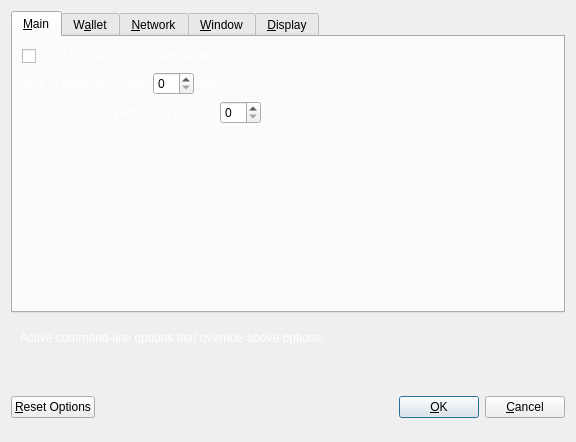
<?xml version="1.0" encoding="UTF-8"?>
<ui version="4.0">
 <class>OptionsDialog</class>
 <widget class="QDialog" name="OptionsDialog">
  <property name="geometry">
   <rect>
    <x>0</x>
    <y>0</y>
    <width>576</width>
    <height>442</height>
   </rect>
  </property>
  <property name="windowTitle">
   <string>Options</string>
  </property>
  <property name="modal">
   <bool>true</bool>
  </property>
  <layout class="QVBoxLayout" name="verticalLayout">
   <item>
    <widget class="QTabWidget" name="tabWidget">
     <property name="currentIndex">
      <number>0</number>
     </property>
     <widget class="QWidget" name="tabMain">
      <attribute name="title">
       <string>&amp;Main</string>
      </attribute>
      <layout class="QVBoxLayout" name="verticalLayout_Main">
       <item>
        <widget class="QCheckBox" name="bitcoinAtStartup">
         <property name="toolTip">
          <string>Automatically start Insurance after logging in to the system.</string>
         </property>
         <property name="styleSheet">
          <string notr="true">color:#fff;</string>
         </property>
         <property name="text">
          <string>&amp;Start Insurance on system login</string>
         </property>
        </widget>
       </item>
       <item>
        <layout class="QHBoxLayout" name="horizontalLayout_2_Main">
         <item>
          <widget class="QLabel" name="databaseCacheLabel">
           <property name="styleSheet">
            <string notr="true">color:#fff;</string>
           </property>
           <property name="text">
            <string>Size of &amp;database cache</string>
           </property>
           <property name="textFormat">
            <enum>Qt::PlainText</enum>
           </property>
           <property name="buddy">
            <cstring>databaseCache</cstring>
           </property>
          </widget>
         </item>
         <item>
          <widget class="QSpinBox" name="databaseCache"/>
         </item>
         <item>
          <widget class="QLabel" name="databaseCacheUnitLabel">
           <property name="styleSheet">
            <string notr="true">color:#fff;</string>
           </property>
           <property name="text">
            <string>MB</string>
           </property>
           <property name="textFormat">
            <enum>Qt::PlainText</enum>
           </property>
          </widget>
         </item>
         <item>
          <spacer name="horizontalSpacer_2_Main">
           <property name="orientation">
            <enum>Qt::Horizontal</enum>
           </property>
           <property name="sizeHint" stdset="0">
            <size>
             <width>40</width>
             <height>20</height>
            </size>
           </property>
          </spacer>
         </item>
        </layout>
       </item>
       <item>
        <layout class="QHBoxLayout" name="horizontalLayout_3_Main">
         <item>
          <widget class="QLabel" name="threadsScriptVerifLabel">
           <property name="styleSheet">
            <string notr="true">color:#fff;</string>
           </property>
           <property name="text">
            <string>Number of script &amp;verification threads</string>
           </property>
           <property name="textFormat">
            <enum>Qt::PlainText</enum>
           </property>
           <property name="buddy">
            <cstring>threadsScriptVerif</cstring>
           </property>
          </widget>
         </item>
         <item>
          <widget class="QSpinBox" name="threadsScriptVerif">
           <property name="toolTip">
            <string>(0 = auto, &lt;0 = leave that many cores free)</string>
           </property>
          </widget>
         </item>
         <item>
          <spacer name="horizontalSpacer_3_Main">
           <property name="orientation">
            <enum>Qt::Horizontal</enum>
           </property>
           <property name="sizeHint" stdset="0">
            <size>
             <width>40</width>
             <height>20</height>
            </size>
           </property>
          </spacer>
         </item>
        </layout>
       </item>
       <item>
        <spacer name="verticalSpacer_2">
         <property name="orientation">
          <enum>Qt::Vertical</enum>
         </property>
         <property name="sizeHint" stdset="0">
          <size>
           <width>20</width>
           <height>40</height>
          </size>
         </property>
        </spacer>
       </item>
      </layout>
     </widget>
     <widget class="QWidget" name="tabWallet">
      <attribute name="title">
       <string>W&amp;allet</string>
      </attribute>
      <layout class="QVBoxLayout" name="verticalLayout_Wallet">
       <item>
        <layout class="QHBoxLayout" name="horizontalLayout_2_Wallet">
         <item>
          <widget class="QLabel" name="labelStakeSplitThresholdText">
           <property name="styleSheet">
            <string notr="true">color:#fff;</string>
           </property>
           <property name="text">
            <string>Stake split threshold:</string>
           </property>
          </widget>
         </item>
         <item>
          <widget class="QSpinBox" name="spinBoxStakeSplitThreshold">
           <property name="minimum">
            <number>1</number>
           </property>
           <property name="maximum">
            <number>999999</number>
           </property>
          </widget>
         </item>
        </layout>
       </item>
       <item>
        <widget class="QGroupBox" name="groupBox">
         <property name="styleSheet">
          <string notr="true">color:#fff;</string>
         </property>
         <property name="title">
          <string>Expert</string>
         </property>
         <layout class="QVBoxLayout" name="verticalLayout_2">
          <item>
           <widget class="QCheckBox" name="coinControlFeatures">
            <property name="toolTip">
             <string>Whether to show coin control features or not.</string>
            </property>
            <property name="styleSheet">
             <string notr="true">color:#fff;</string>
            </property>
            <property name="text">
             <string>Enable coin &amp;control features</string>
            </property>
           </widget>
          </item>
          <item>
           <widget class="QCheckBox" name="showMasternodesTab">
            <property name="toolTip">
             <string>Show additional tab listing all your masternodes in first sub-tab&lt;br/&gt;and all masternodes on the network in second sub-tab.</string>
            </property>
            <property name="styleSheet">
             <string notr="true">color:#fff;</string>
            </property>
            <property name="text">
             <string>Show Masternodes Tab</string>
            </property>
           </widget>
          </item>
          <item>
           <widget class="QCheckBox" name="spendZeroConfChange">
            <property name="toolTip">
             <string>If you disable the spending of unconfirmed change, the change from a transaction&lt;br/&gt;cannot be used until that transaction has at least one confirmation.&lt;br/&gt;This also affects how your balance is computed.</string>
            </property>
            <property name="styleSheet">
             <string notr="true">color:#fff;</string>
            </property>
            <property name="text">
             <string>&amp;Spend unconfirmed change</string>
            </property>
           </widget>
          </item>
         </layout>
        </widget>
       </item>
       <item>
        <spacer name="verticalSpacer_Wallet">
         <property name="orientation">
          <enum>Qt::Vertical</enum>
         </property>
         <property name="sizeHint" stdset="0">
          <size>
           <width>20</width>
           <height>40</height>
          </size>
         </property>
        </spacer>
       </item>
      </layout>
     </widget>
     <widget class="QWidget" name="tabNetwork">
      <attribute name="title">
       <string>&amp;Network</string>
      </attribute>
      <layout class="QVBoxLayout" name="verticalLayout_Network">
       <item>
        <widget class="QCheckBox" name="mapPortUpnp">
         <property name="toolTip">
          <string>Automatically open the Insurance client port on the router. This only works when your router supports UPnP and it is enabled.</string>
         </property>
         <property name="styleSheet">
          <string notr="true">color:#fff;</string>
         </property>
         <property name="text">
          <string>Map port using &amp;UPnP</string>
         </property>
        </widget>
       </item>
       <item>
        <widget class="QCheckBox" name="allowIncoming">
         <property name="toolTip">
          <string>Accept connections from outside</string>
         </property>
         <property name="styleSheet">
          <string notr="true">color:#fff;</string>
         </property>
         <property name="text">
          <string>Allow incoming connections</string>
         </property>
        </widget>
       </item>
       <item>
        <widget class="QCheckBox" name="connectSocks">
         <property name="toolTip">
          <string>Connect to the Insurance network through a SOCKS5 proxy.</string>
         </property>
         <property name="styleSheet">
          <string notr="true">color:#fff;</string>
         </property>
         <property name="text">
          <string>&amp;Connect through SOCKS5 proxy (default proxy):</string>
         </property>
        </widget>
       </item>
       <item>
        <layout class="QHBoxLayout" name="horizontalLayout_1_Network">
         <item>
          <widget class="QLabel" name="proxyIpLabel">
           <property name="styleSheet">
            <string notr="true">color:#fff;</string>
           </property>
           <property name="text">
            <string>Proxy &amp;IP:</string>
           </property>
           <property name="textFormat">
            <enum>Qt::PlainText</enum>
           </property>
           <property name="buddy">
            <cstring>proxyIp</cstring>
           </property>
          </widget>
         </item>
         <item>
          <widget class="QValidatedLineEdit" name="proxyIp">
           <property name="minimumSize">
            <size>
             <width>140</width>
             <height>0</height>
            </size>
           </property>
           <property name="maximumSize">
            <size>
             <width>140</width>
             <height>16777215</height>
            </size>
           </property>
           <property name="toolTip">
            <string>IP address of the proxy (e.g. IPv4: 127.0.0.1 / IPv6: ::1)</string>
           </property>
          </widget>
         </item>
         <item>
          <widget class="QLabel" name="proxyPortLabel">
           <property name="styleSheet">
            <string notr="true">color:#fff;</string>
           </property>
           <property name="text">
            <string>&amp;Port:</string>
           </property>
           <property name="textFormat">
            <enum>Qt::PlainText</enum>
           </property>
           <property name="buddy">
            <cstring>proxyPort</cstring>
           </property>
          </widget>
         </item>
         <item>
          <widget class="QLineEdit" name="proxyPort">
           <property name="minimumSize">
            <size>
             <width>55</width>
             <height>0</height>
            </size>
           </property>
           <property name="maximumSize">
            <size>
             <width>55</width>
             <height>16777215</height>
            </size>
           </property>
           <property name="toolTip">
            <string>Port of the proxy (e.g. 9050)</string>
           </property>
          </widget>
         </item>
         <item>
          <spacer name="horizontalSpacer_1_Network">
           <property name="orientation">
            <enum>Qt::Horizontal</enum>
           </property>
           <property name="sizeHint" stdset="0">
            <size>
             <width>40</width>
             <height>20</height>
            </size>
           </property>
          </spacer>
         </item>
        </layout>
       </item>
       <item>
        <spacer name="verticalSpacer_Network">
         <property name="orientation">
          <enum>Qt::Vertical</enum>
         </property>
         <property name="sizeHint" stdset="0">
          <size>
           <width>20</width>
           <height>40</height>
          </size>
         </property>
        </spacer>
       </item>
      </layout>
     </widget>
     <widget class="QWidget" name="tabWindow">
      <attribute name="title">
       <string>&amp;Window</string>
      </attribute>
      <layout class="QVBoxLayout" name="verticalLayout_Window">
       <item>
        <widget class="QCheckBox" name="minimizeToTray">
         <property name="toolTip">
          <string>Show only a tray icon after minimizing the window.</string>
         </property>
         <property name="styleSheet">
          <string notr="true">color:#fff;</string>
         </property>
         <property name="text">
          <string>&amp;Minimize to the tray instead of the taskbar</string>
         </property>
        </widget>
       </item>
       <item>
        <widget class="QCheckBox" name="minimizeOnClose">
         <property name="toolTip">
          <string>Minimize instead of exit the application when the window is closed. When this option is enabled, the application will be closed only after selecting Quit in the menu.</string>
         </property>
         <property name="styleSheet">
          <string notr="true">color:#fff;</string>
         </property>
         <property name="text">
          <string>M&amp;inimize on close</string>
         </property>
        </widget>
       </item>
       <item>
        <spacer name="verticalSpacer_Window">
         <property name="orientation">
          <enum>Qt::Vertical</enum>
         </property>
         <property name="sizeHint" stdset="0">
          <size>
           <width>20</width>
           <height>40</height>
          </size>
         </property>
        </spacer>
       </item>
      </layout>
     </widget>
     <widget class="QWidget" name="tabDisplay">
      <attribute name="title">
       <string>&amp;Display</string>
      </attribute>
      <layout class="QVBoxLayout" name="verticalLayout_Display">
       <item>
        <layout class="QHBoxLayout" name="horizontalLayout_1_Display">
         <item>
          <widget class="QLabel" name="langLabel">
           <property name="styleSheet">
            <string notr="true">color:#fff;</string>
           </property>
           <property name="text">
            <string>User Interface &amp;language:</string>
           </property>
           <property name="textFormat">
            <enum>Qt::PlainText</enum>
           </property>
           <property name="buddy">
            <cstring>lang</cstring>
           </property>
          </widget>
         </item>
         <item>
          <widget class="QValueComboBox" name="lang">
           <property name="toolTip">
            <string>The user interface language can be set here. This setting will take effect after restarting Insurance.</string>
           </property>
          </widget>
         </item>
        </layout>
       </item>
       <item>
        <widget class="Line" name="line">
         <property name="orientation">
          <enum>Qt::Horizontal</enum>
         </property>
        </widget>
       </item>
       <item>
        <layout class="QHBoxLayout" name="horizontalLayout_2_Display">
         <item>
          <widget class="QLabel" name="unitLabel">
           <property name="styleSheet">
            <string notr="true">color:#fff;</string>
           </property>
           <property name="text">
            <string>&amp;Unit to show amounts in:</string>
           </property>
           <property name="textFormat">
            <enum>Qt::PlainText</enum>
           </property>
           <property name="buddy">
            <cstring>unit</cstring>
           </property>
          </widget>
         </item>
         <item>
          <widget class="QValueComboBox" name="unit">
           <property name="toolTip">
            <string>Choose the default subdivision unit to show in the interface and when sending coins.</string>
           </property>
          </widget>
         </item>
        </layout>
       </item>
       <item>
        <layout class="QHBoxLayout" name="horizontalLayout_5_Display">
         <item>
          <widget class="QLabel" name="digitsLabel">
           <property name="styleSheet">
            <string notr="true">color:#fff;</string>
           </property>
           <property name="text">
            <string>Decimal digits</string>
           </property>
          </widget>
         </item>
         <item>
          <widget class="QValueComboBox" name="digits"/>
         </item>
        </layout>
       </item>
       <item>
        <layout class="QHBoxLayout" name="horizontalLayout_3_Display">
         <item>
          <widget class="QLabel" name="thirdPartyTxUrlsLabel">
           <property name="toolTip">
            <string>Third party URLs (e.g. a block explorer) that appear in the transactions tab as context menu items. %s in the URL is replaced by transaction hash. Multiple URLs are separated by vertical bar |.</string>
           </property>
           <property name="styleSheet">
            <string notr="true">color:#fff;</string>
           </property>
           <property name="text">
            <string>Third party transaction URLs</string>
           </property>
           <property name="buddy">
            <cstring>thirdPartyTxUrls</cstring>
           </property>
          </widget>
         </item>
         <item>
          <widget class="QLineEdit" name="thirdPartyTxUrls">
           <property name="toolTip">
            <string>Third party URLs (e.g. a block explorer) that appear in the transactions tab as context menu items. %s in the URL is replaced by transaction hash. Multiple URLs are separated by vertical bar |.</string>
           </property>
          </widget>
         </item>
        </layout>
       </item>
       <item>
        <spacer name="verticalSpacer">
         <property name="orientation">
          <enum>Qt::Vertical</enum>
         </property>
         <property name="sizeHint" stdset="0">
          <size>
           <width>20</width>
           <height>40</height>
          </size>
         </property>
        </spacer>
       </item>
      </layout>
     </widget>
    </widget>
   </item>
   <item>
    <widget class="QFrame" name="frame">
     <layout class="QVBoxLayout" name="verticalLayout_Bottom">
      <item>
       <layout class="QHBoxLayout" name="horizontalLayout_Bottom">
        <item>
         <widget class="QLabel" name="overriddenByCommandLineInfoLabel">
          <property name="styleSheet">
           <string notr="true">color:#fff;</string>
          </property>
          <property name="text">
           <string>Active command-line options that override above options:</string>
          </property>
          <property name="textFormat">
           <enum>Qt::PlainText</enum>
          </property>
         </widget>
        </item>
        <item>
         <spacer name="horizontalSpacer_Bottom">
          <property name="orientation">
           <enum>Qt::Horizontal</enum>
          </property>
          <property name="sizeHint" stdset="0">
           <size>
            <width>40</width>
            <height>20</height>
           </size>
          </property>
         </spacer>
        </item>
       </layout>
      </item>
      <item>
       <widget class="QLabel" name="overriddenByCommandLineLabel">
        <property name="text">
         <string/>
        </property>
        <property name="textFormat">
         <enum>Qt::PlainText</enum>
        </property>
        <property name="wordWrap">
         <bool>true</bool>
        </property>
       </widget>
      </item>
     </layout>
    </widget>
   </item>
   <item>
    <layout class="QHBoxLayout" name="horizontalLayout_Buttons">
     <item>
      <widget class="QPushButton" name="resetButton">
       <property name="toolTip">
        <string>Reset all client options to default.</string>
       </property>
       <property name="text">
        <string>&amp;Reset Options</string>
       </property>
       <property name="autoDefault">
        <bool>false</bool>
       </property>
      </widget>
     </item>
     <item>
      <spacer name="horizontalSpacer_1">
       <property name="orientation">
        <enum>Qt::Horizontal</enum>
       </property>
       <property name="sizeHint" stdset="0">
        <size>
         <width>40</width>
         <height>48</height>
        </size>
       </property>
      </spacer>
     </item>
     <item>
      <widget class="QLabel" name="statusLabel">
       <property name="minimumSize">
        <size>
         <width>200</width>
         <height>0</height>
        </size>
       </property>
       <property name="font">
        <font>
         <weight>75</weight>
         <bold>true</bold>
        </font>
       </property>
       <property name="text">
        <string/>
       </property>
       <property name="textFormat">
        <enum>Qt::PlainText</enum>
       </property>
       <property name="wordWrap">
        <bool>true</bool>
       </property>
      </widget>
     </item>
     <item>
      <spacer name="horizontalSpacer_2">
       <property name="orientation">
        <enum>Qt::Horizontal</enum>
       </property>
       <property name="sizeHint" stdset="0">
        <size>
         <width>40</width>
         <height>48</height>
        </size>
       </property>
      </spacer>
     </item>
     <item>
      <widget class="QPushButton" name="okButton">
       <property name="text">
        <string>&amp;OK</string>
       </property>
       <property name="autoDefault">
        <bool>false</bool>
       </property>
       <property name="default">
        <bool>true</bool>
       </property>
      </widget>
     </item>
     <item>
      <widget class="QPushButton" name="cancelButton">
       <property name="text">
        <string>&amp;Cancel</string>
       </property>
       <property name="autoDefault">
        <bool>false</bool>
       </property>
      </widget>
     </item>
    </layout>
   </item>
  </layout>
 </widget>
 <customwidgets>
  <customwidget>
   <class>QValidatedLineEdit</class>
   <extends>QLineEdit</extends>
   <header>qvalidatedlineedit.h</header>
  </customwidget>
  <customwidget>
   <class>QValueComboBox</class>
   <extends>QComboBox</extends>
   <header>qvaluecombobox.h</header>
  </customwidget>
 </customwidgets>
 <resources/>
 <connections/>
</ui>
